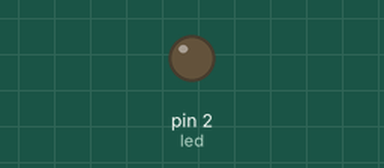
The sketch below on a simulated Arduino Uno, built with avr-gcc and run on an emulated ATmega328P. Parts: output pins drawn as LEDs (lit = HIGH).

Above: at 1.0 s.
At 3.0 s:
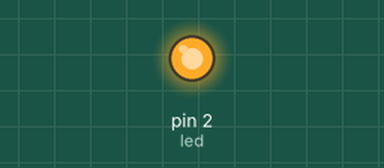
Timing chart, 0 to 5.2 s (numbered marks = the images above):
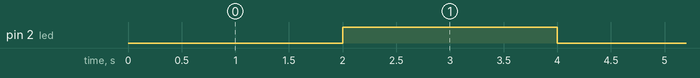

Measured:
- by itself, pin 2 (led): alternates HIGH for 2.0 s and LOW for 2.0 s

The sketch:

clignotement_eleve.ino
```cpp
/*
  Programme qui fait clignoter une led à une
  fréquence de 0.5Hz
 */
const int led = 2; // La broche N° 2 sera connectée à la led
void setup()
{
  // Définir cette sortie en entrée ou sortie??

  pinMode(led, OUTPUT); //initialisation de la broche 2 comme étant une sortie
}

void loop() //equivalent à void main {} en C (prog principal)
{
   digitalWrite(led, LOW); // écriture en sortie (broche 2) d'un état BAS
  //contenu de votre programme
  delay(2000);// on fait une pause du programme pendant 2000ms, soit 2 seconde
  digitalWrite(led, HIGH);
  delay(2000);
}
```
